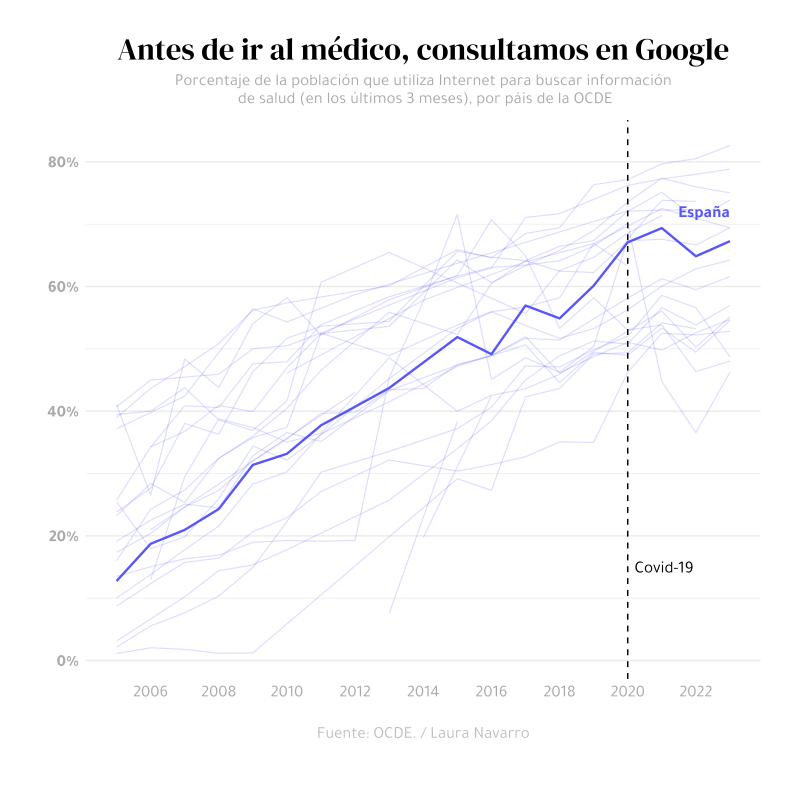

The R source for this figure:
library(tidyverse)
library(scales)
library(ggiraph)


#Fonts
font_add_google("DM Serif Display", "abril")
font_add_google("Tajawal", "tawa")
showtext_auto()


data <- read.csv("https://raw.githubusercontent.com/lau-cloud/30DayChartChallenge2024/main/6_OECD/6_oecd.csv")
paises <- read.csv("https://raw.githubusercontent.com/lau-cloud/30DayChartChallenge2024/main/6_OECD/6_country_codes.csv")


data_clean <- data |> 
  select(REF_AREA, TIME_PERIOD, OBS_VALUE) |>
  right_join(paises, by = "REF_AREA") |> 
  mutate(
    data_id = paste0(nombre_pais, TIME_PERIOD),
    tooltip = paste0(
      "<b>", as.character(nombre_pais),"</b>","<br>",
      "<b>", round(OBS_VALUE * 100, 1),"</b>", "%<br>"
    ))

p1 <- ggplot() + 
  geom_line_interactive(data = data_clean, aes( x = TIME_PERIOD, y = OBS_VALUE, group = REF_AREA),
            color = "#5755FE", size = 0.4, alpha=0.2) +
  
  geom_line_interactive(data = subset(data_clean, REF_AREA %in% c("ESP")), 
            aes( x = TIME_PERIOD, y = OBS_VALUE, group = REF_AREA),
            color = "#5755FE", size = 0.8) +
  
  scale_y_continuous(labels = label_percent(scale = 1, accuracy = 1)) +
  scale_x_continuous(breaks = c(2006, 2008, 2010, 2012, 2014, 2016, 2018, 2020, 2022)) +
  theme_minimal() +
  labs(fill = NULL, colour = NULL,
       title="Antes de ir al médico, consultamos en Google",
       subtitle = "Porcentaje de la población que utiliza Internet para buscar información\n de salud (en los últimos 3 meses), por páis de la OCDE",
       caption = "Fuente: OCDE. / Laura Navarro") +
  theme(
    axis.title.x = element_blank(),
    axis.title.y = element_blank(),
    panel.grid.major.x = element_blank(),
    panel.grid.minor.x = element_blank(),
    text = element_text(family = "tawa"),
    plot.title = element_text(hjust = 0.5, family = "abril", size =22),
    plot.subtitle = element_text(hjust = 0.5,
                                 size = 12, color ="darkgrey",
                                 family = "tawa",
                                 margin = margin(0,0,10,0)),
    plot.caption = element_text(color = "grey", family = "tawa", hjust = 0.5, size=12,
                                margin = margin(20,0,0,0)),
    plot.margin = margin(1,1,1.5,1.2, "cm"),
    axis.text.x = element_text(size=12, color="darkgrey"),
    axis.text.y = element_text(size=12, color="darkgrey", face="bold")) +
    geom_vline(xintercept=2020, color="black", lty = 2) +
  
    
    #annotations  
    annotate("text", x = c(2023), y = c(72), 
               label = c("España") , color="#5755FE", 
               size=4.3, family="tawa", hjust = 1, fontface="bold") +
  annotate("text", x = c(2020.2), y = c(15), 
           label = c("Covid-19") , color="black", 
           size=4.3, family="tawa", hjust = 0)

p1


# save
ggsave("6_oecd.pdf",
       p1,
       width = 10,
       height = 8,
       units = "in",
       dpi = 300)  
